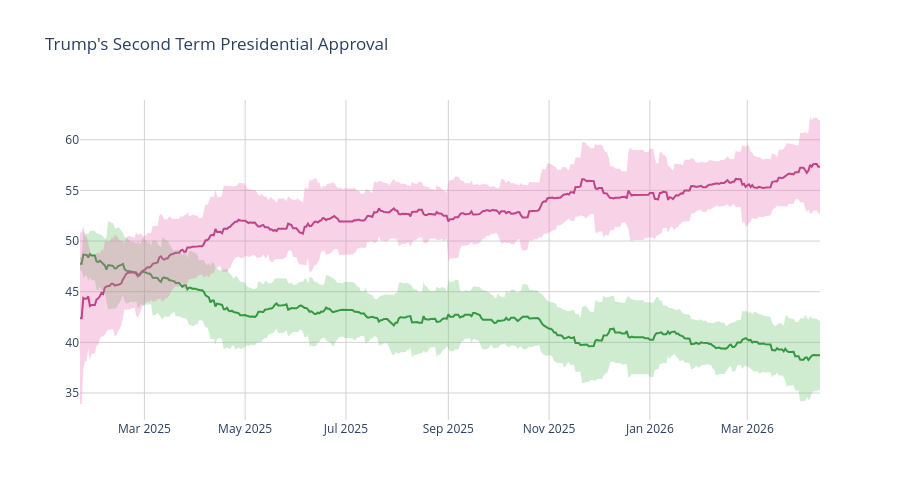

The code cell stored with this chart in its notebook:
### Code cell
disappr_ci_hex = "#e86eaf"
appr_ci_hex = "#60be65"
disappr_ci_rgba = "rgba(232, 110, 175, 0.3)"
appr_ci_rgba = "rgba(96, 190, 101, 0.3)"
grid_col = "#d4d2d2"


# Approve
fig = go.Figure(go.Scatter(
    x=pres['end_date'],
    y=pres['approve'],
    hovertemplate="%{y:.2f}%",
    name="<b>Approve</b>",
    line=dict(color="#228833"),
    showlegend=False
))

# Disapprove
fig.add_trace(go.Scatter(
    x=pres['end_date'],
    y=pres['disapprove'],
    hovertemplate="%{y:.2f}%",
    name="<b>Disapprove</b>",
    line=dict(color="#aa3377"),
    showlegend=False
    )
)

# Approve CI
fig.add_traces([

    # Upper bound
    go.Scatter(
        x=pres['end_date'],
        y=pres['approve_upper_ci'],
        marker=dict(color=appr_ci_hex),
        line=dict(width=0),
        mode='lines',
        showlegend=False,
        hoverinfo="skip"
    ),

    # Lower bound
    go.Scatter(
        x=pres['end_date'],
        y=pres['approve_lower_ci'],
        marker=dict(color=appr_ci_hex),
        line=dict(width=0),
        mode='lines',
        fillcolor=appr_ci_rgba,
        fill="tonexty",
        showlegend=False,
        hoverinfo="skip"
    )
])

# Disapprove CI
fig.add_traces([

    # Upper bound
    go.Scatter(
        x=pres['end_date'],
        y=pres['disapprove_upper_ci'],
        marker=dict(color=disappr_ci_hex),
        line=dict(width=0),
        mode='lines',
        showlegend=False,
        hoverinfo="skip"
    ),

    # Lower bound
    go.Scatter(
        x=pres['end_date'],
        y=pres['disapprove_lower_ci'],
        marker=dict(color=disappr_ci_hex),
        line=dict(width=0),
        mode='lines',
        fillcolor=disappr_ci_rgba,
        fill="tonexty",
        showlegend=False,
        hoverinfo="skip"
    )
])

fig.update_layout(
    title=dict(text="Trump's Second Term Presidential Approval"),
    hovermode="x"
)

fig.update_xaxes(gridcolor=grid_col)
fig.update_yaxes(gridcolor=grid_col)

fig.update_layout(hovermode="x", hoverlabel_align="right", plot_bgcolor="rgba(0, 0, 0, 0)", height=500)
fig.show()

### Figure 1 — Plotly figure (JSON) as saved in the notebook; plotly's stock layout.template omitted (floating-point values rounded to 4 significant figures; data arrays with more than 128 entries replaced by an {"elided": "..."} marker saying what was removed)
{"data": [{"hovertemplate": "%{y:.2f}%", "line": {"color": "#228833"}, "name": "<b>Approve</b>", "showlegend": false, "type": "scatter", "x": {"elided": "449 str values"}, "y": {"elided": "449 float values"}}, {"hovertemplate": "%{y:.2f}%", "line": {"color": "#aa3377"}, "name": "<b>Disapprove</b>", "showlegend": false, "type": "scatter", "x": {"elided": "449 str values"}, "y": {"elided": "449 float values"}}, {"hoverinfo": "skip", "line": {"width": 0}, "marker": {"color": "#60be65"}, "mode": "lines", "showlegend": false, "type": "scatter", "x": {"elided": "449 str values"}, "y": {"elided": "449 float values"}}, {"fill": "tonexty", "fillcolor": "rgba(96, 190, 101, 0.3)", "hoverinfo": "skip", "line": {"width": 0}, "marker": {"color": "#60be65"}, "mode": "lines", "showlegend": false, "type": "scatter", "x": {"elided": "449 str values"}, "y": {"elided": "449 float values"}}, {"hoverinfo": "skip", "line": {"width": 0}, "marker": {"color": "#e86eaf"}, "mode": "lines", "showlegend": false, "type": "scatter", "x": {"elided": "449 str values"}, "y": {"elided": "449 float values"}}, {"fill": "tonexty", "fillcolor": "rgba(232, 110, 175, 0.3)", "hoverinfo": "skip", "line": {"width": 0}, "marker": {"color": "#e86eaf"}, "mode": "lines", "showlegend": false, "type": "scatter", "x": {"elided": "449 str values"}, "y": {"elided": "449 float values"}}], "layout": {"height": 500, "hoverlabel": {"align": "right"}, "hovermode": "x", "plot_bgcolor": "rgba(0, 0, 0, 0)", "title": {"text": "Trump's Second Term Presidential Approval"}, "xaxis": {"gridcolor": "#d4d2d2"}, "yaxis": {"gridcolor": "#d4d2d2"}}}
